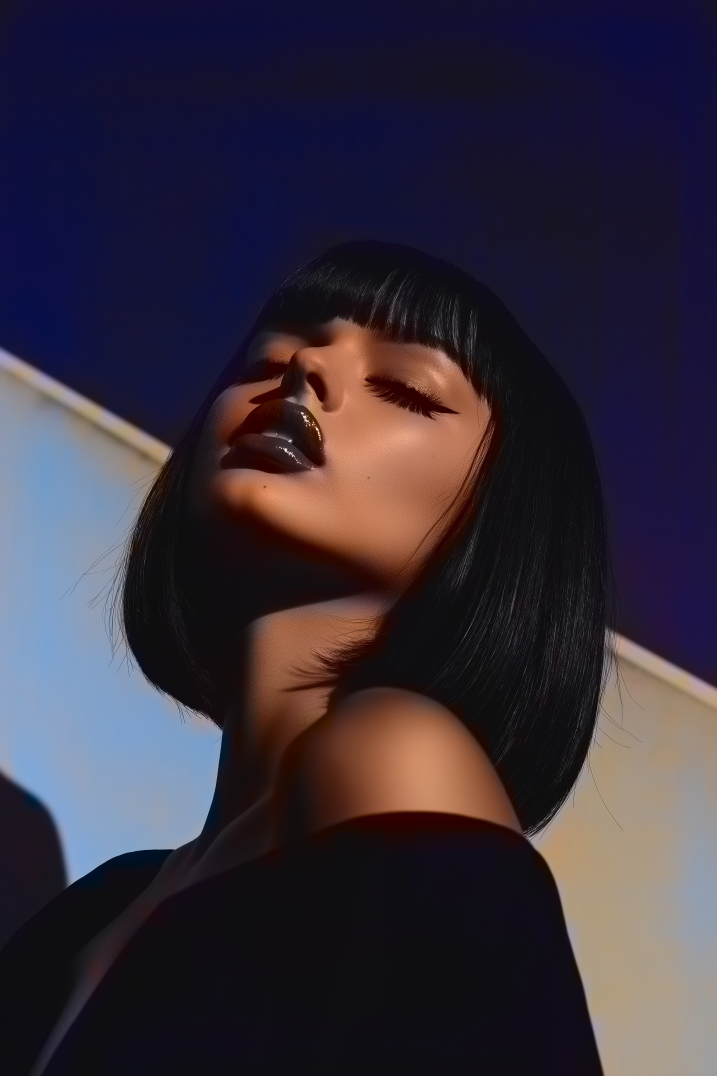
#> input picture output.jpg, 3584 x 5376 px (shown at 1/5 size)
$ python -i visualize_results.py   (imports and definitions only)
#> lines starting #> are read from the running program, lines starting #| are printed output that depends on the picture
#!/usr/bin/env python3
"""
Results Visualization Script
Creates side-by-side comparison images of original and colorized results.
"""

import argparse
import os
import sys
import cv2
import numpy as np
from pathlib import Path


# [68 lines left out: function create_comparison, not called in this run]


def create_grid_comparison(image_pairs, output_path, cols=2, labels=None):
    """
    Create a grid comparison of multiple image pairs.

    Args:
        image_pairs: List of (original_path, colorized_path) tuples
        output_path: Path to save grid image
        cols: Number of columns in grid
        labels: Tuple of (original_label, colorized_label) or None
    """
    if not image_pairs:
        raise ValueError("No image pairs provided")

    # Load all images
    images = []
    max_h, max_w = 0, 0

    for orig_path, color_path in image_pairs:
        orig = cv2.imread(orig_path)
        color = cv2.imread(color_path)

        if orig is None or color is None:
            print(f"Warning: Skipping pair ({orig_path}, {color_path})")
            continue

        # Resize to same size (use original size)
        if orig.shape[:2] != color.shape[:2]:
            color = cv2.resize(color, (orig.shape[1], orig.shape[0]))

        # Convert to 3-channel if needed
        if len(orig.shape) == 2:
            orig = cv2.cvtColor(orig, cv2.COLOR_GRAY2BGR)
        elif orig.shape[2] == 1:
            orig = cv2.cvtColor(orig, cv2.COLOR_GRAY2BGR)

        images.append((orig, color))
        max_h = max(max_h, orig.shape[0])
        max_w = max(max_w, orig.shape[1])

    if not images:
        raise ValueError("No valid image pairs found")

    # Resize all images to same size
    target_size = (max_w, max_h)
    resized_images = []
    for orig, color in images:
        if orig.shape[:2] != target_size[::-1]:
            orig = cv2.resize(orig, target_size)
        if color.shape[:2] != target_size[::-1]:
            color = cv2.resize(color, target_size)
        resized_images.append((orig, color))

    # Calculate grid dimensions
    rows = (len(resized_images) + cols - 1) // cols
    padding = 20
    label_height = 40 if labels else 0

    # Create grid
    grid_h = rows * (max_h + padding) + padding + label_height
    grid_w = cols * (max_w * 2 + padding * 3) + padding
    grid = np.ones((grid_h, grid_w, 3), dtype=np.uint8) * 255

    # Place images in grid
    font = cv2.FONT_HERSHEY_SIMPLEX
    font_scale = 0.7
    thickness = 2
    text_color = (0, 0, 0)

    for idx, (orig, color) in enumerate(resized_images):
        row = idx // cols
        col = idx % cols

        y_start = label_height + row * (max_h + padding) + padding
        x_start = col * (max_w * 2 + padding * 3) + padding

        # Place original
        grid[y_start:y_start+max_h, x_start:x_start+max_w] = orig

        # Place colorized
        grid[y_start:y_start+max_h, x_start+max_w+padding:x_start+max_w*2+padding] = color

        # Add labels
        if labels:
            # Original label
            (text_w1, _), _ = cv2.getTextSize(labels[0], font, font_scale, thickness)
            cv2.putText(grid, labels[0],
                       (x_start + (max_w - text_w1) // 2, label_height - 10),
                       font, font_scale, text_color, thickness, cv2.LINE_AA)

            # Colorized label
            (text_w2, _), _ = cv2.getTextSize(labels[1], font, font_scale, thickness)
            cv2.putText(grid, labels[1],
                       (x_start+max_w+padding + (max_w - text_w2) // 2, label_height - 10),
                       font, font_scale, text_color, thickness, cv2.LINE_AA)

    # Save grid
    output_dir = os.path.dirname(output_path)
    if output_dir and not os.path.exists(output_dir):
        os.makedirs(output_dir, exist_ok=True)

    cv2.imwrite(output_path, grid)
    print(f"Grid comparison saved to: {output_path}")


# [74 lines left out: function main, not called in this run]


# [2 lines not run here, left out]

>>> import cv2
>>> picture = cv2.imread('output.jpg', cv2.IMREAD_GRAYSCALE)
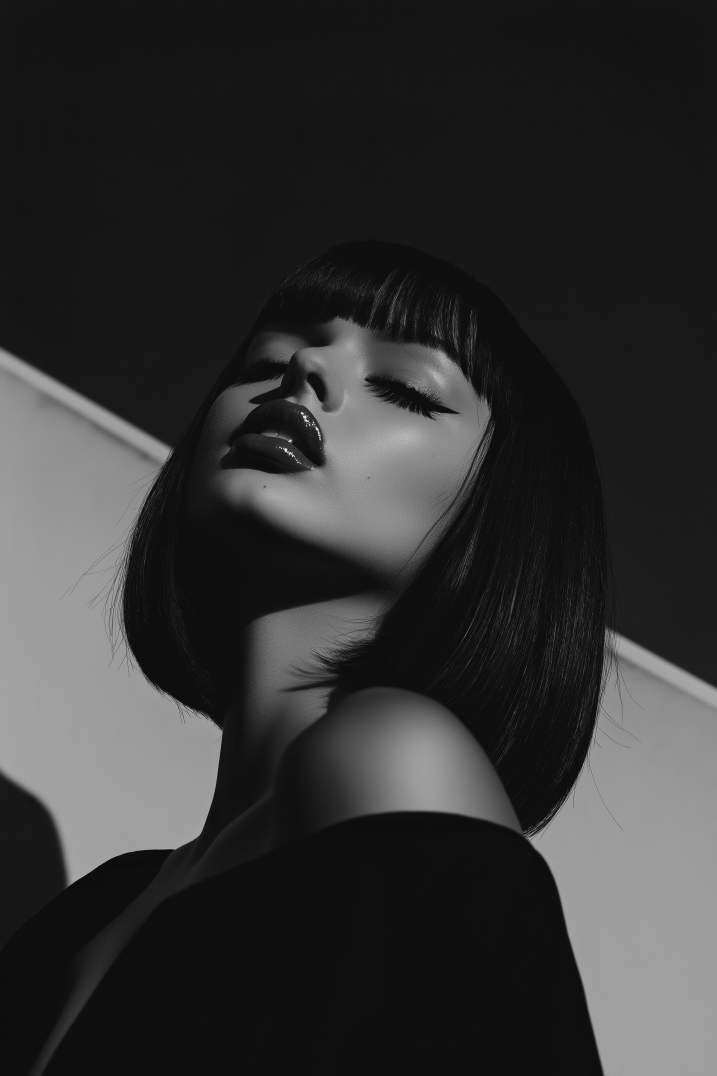
#> picture: shape (5376, 3584) (shown at 1/5 size); min 0, max 255, mean 50.5
>>> result = create_grid_comparison(picture, 'out.png')
#> (the run stopped early here; a loop or call above may not have finished)
